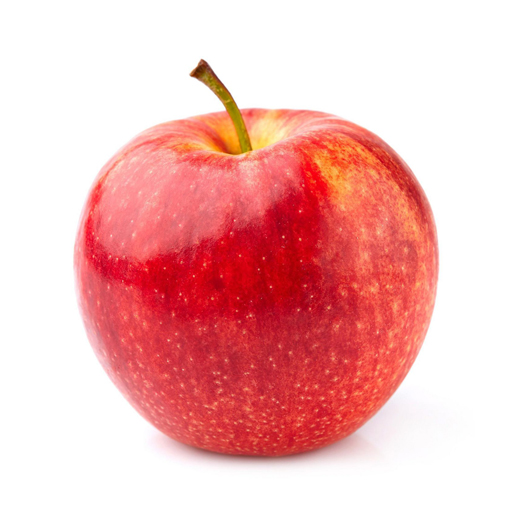
#> input picture standard_test_images/appleA.jpg, 512 x 512 px
$ python 17_ImageBlendingUsingPyramids.py
#> lines starting #> are read from the running program, lines starting #| are printed output that depends on the picture
import cv2
import numpy as np

apple = cv2.imread('standard_test_images/appleA.jpg')
#> apple is the input picture: shape (512, 512, 3); mean B, G, R 183.7, 184.3, 242.2
orange = cv2.imread('standard_test_images/orangeA.jpg')
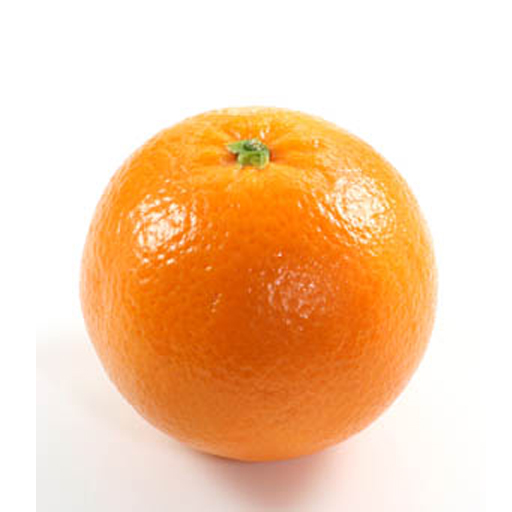
#> input picture standard_test_images/orangeA.jpg, 512 x 512 px
#> orange is the input picture: shape (512, 512, 3); mean B, G, R 171.2, 206.5, 246.1

# Now, lets blend half apple with half orange:
# First, let's try by cutting and joining !
apple_orange1 = np.hstack((apple[:,:256], orange[:, 256:]))
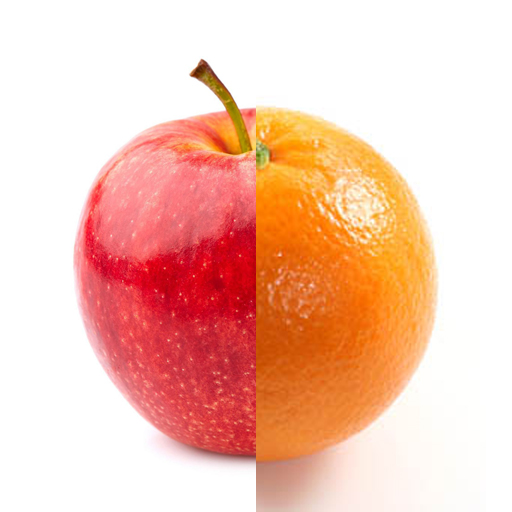
#> apple_orange1: shape (512, 512, 3); mean B, G, R 180, 197.5, 245.4
# we see sharp line in mid. so we use pyramids to blend.
'''

We need to follow following 5 steps to blend images using pyramids.
1. Load the two images of apple and orange.
2. Find the gaussian pyramids for apple and orange (Here, number of levels is 6
3. From Gaussian pyramids, find their Laplacian pyramids.
4. Now join the left half of apple and right half of orange in each levels of laplacian pyramids.
5. Finally from this joint image pyramids, reconstruct the original image.

'''
# Generate Gaus. Pyr for apple -step 2
apple_copy = apple.copy()
gp_apple = [apple_copy]
for i in range(6):
    apple_copy = cv2.pyrDown(apple_copy)
    gp_apple.append(apple_copy)
#> this loop made 6 passes
#> pass 3, `apple_copy = cv2.pyrDown(apple_copy)`:
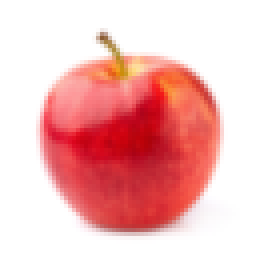
#> apple_copy: shape (64, 64, 3) (shown 4 times larger); mean B, G, R 183.8, 184.3, 242.2
#> after the loop, gp_apple = 7 items

# Generate Gaus. Pyr for orange -step 2
orange_copy = orange.copy()
gp_orange = [orange_copy]
for i in range(6):
    orange_copy = cv2.pyrDown(orange_copy)
    gp_orange.append(orange_copy)
#> this loop made 6 passes
#> pass 3, `orange_copy = cv2.pyrDown(orange_copy)`:
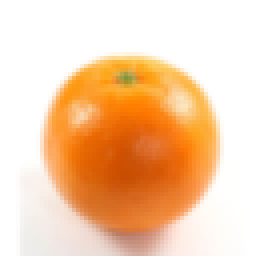
#> orange_copy: shape (64, 64, 3) (shown 4 times larger); mean B, G, R 171.4, 206.7, 246.2
#> after the loop, gp_orange = 7 items

# Generate Lap. Pyr. for apple: -step 3
apple_copy = gp_apple[5]
lp_apple = [apple_copy]
for i in range(5, 0, -1):
    gaussian_extended = cv2.pyrUp(gp_apple[i])
    laplacian = cv2.subtract(gp_apple[i-1], gaussian_extended)
    lp_apple.append(laplacian)
#> this loop made 5 passes
#> pass 2, `laplacian = cv2.subtract(gp_apple[i-1], gaussian_extended)`:
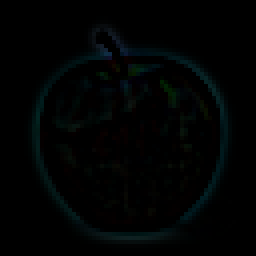
#> laplacian: shape (64, 64, 3) (shown 4 times larger); mean of channels 0, 1, 2 2.7, 2.8, 0.9; drawn as B, G, R
#> after the loop, lp_apple = 6 items


# Generate Lap. Pyr. for orange: -step 3
orange_copy = gp_orange[5]
lp_orange = [orange_copy]
for i in range(5, 0, -1):
    gaussian_extended = cv2.pyrUp(gp_orange[i])
    laplacian = cv2.subtract(gp_orange[i-1], gaussian_extended)
    lp_orange.append(laplacian)
#> this loop made 5 passes
#> pass 2, `laplacian = cv2.subtract(gp_orange[i-1], gaussian_extended)`:
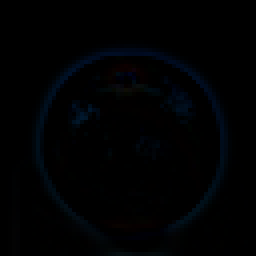
#> laplacian: shape (64, 64, 3) (shown 4 times larger); mean of channels 0, 1, 2 2.5, 1.3, 0.4; drawn as B, G, R
#> after the loop, lp_orange = 6 items

# Now add left and right halves of images in each level: -step 4
apple_orange2 = []
n = 0
for apple_lap, orange_lap in zip(lp_apple, lp_orange):
    n += 1
    cols, rows, ch = apple_lap.shape
    laplacian = np.hstack((apple_lap[:, :int(cols/2)], orange_lap[:, int(cols/2):]))
    #laplacian = np.hstack((apple_lap[:, 0:int(cols/2)], orange_lap[:, int(cols/2):0]))
    apple_orange2.append(laplacian)
#> this loop made 6 passes
#> (cols, rows) on passes 1 to 6: (16, 16), (32, 32), (64, 64), (128, 128), (256, 256), (512, 512)
#> after the loop, apple_orange2 = 6 items; n = 6

# Now, reconstruct - step 5

apple_orange_reconstruct = apple_orange2[0]
for i in range(1, 6):
    apple_orange_reconstruct = cv2.pyrUp(apple_orange_reconstruct)
    apple_orange_reconstruct = cv2.add(apple_orange2[i], apple_orange_reconstruct)
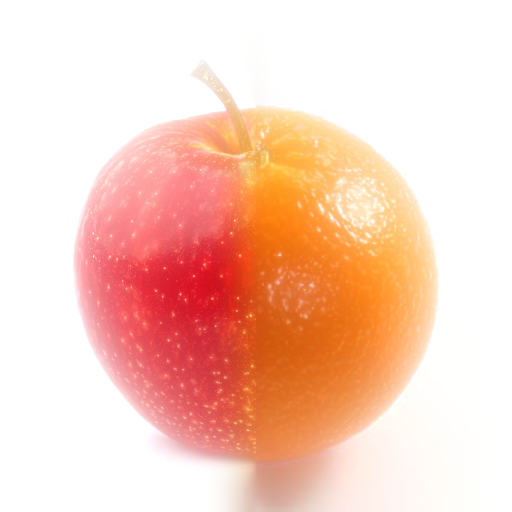
#> apple_orange_reconstruct: shape (512, 512, 3); mean of channels 0, 1, 2 190.3, 206.8, 248.6; drawn as B, G, R

cv2.imshow("apple", apple)
cv2.imshow("orange", orange)

cv2.imshow("apple_orange1", apple_orange1)

cv2.imshow("apple_orange_reconstruct", apple_orange_reconstruct)

cv2.waitKey(0)
cv2.destroyAllWindows()
